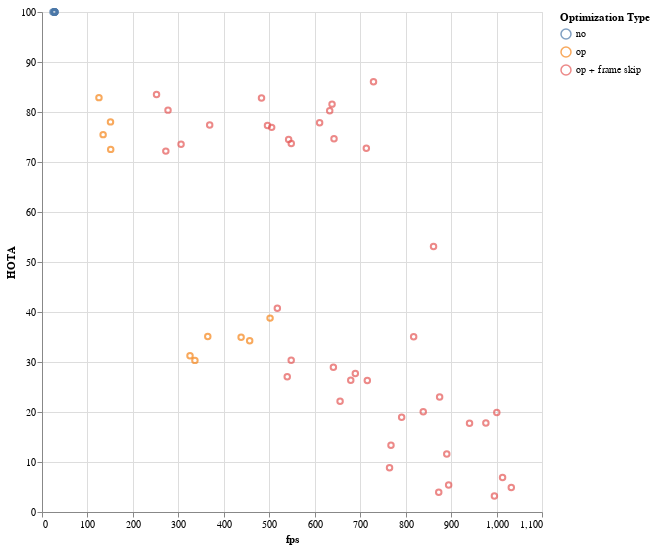

Notebook cell for this chart:
### Code cell
alt.Chart(alt.Data(values=benchmark_data)).mark_point().encode(
    x=alt.X('fps:Q', title='fps'),
    y=alt.Y('AssA:Q', title='HOTA'),
    color=alt.Color('opt_type:N', title='Optimization Type'),
    tooltip=[
        alt.Tooltip('expr:N', title='Expression'),
        alt.Tooltip('time:Q', title='Runtime (ms)'),
        alt.Tooltip('fps:Q', title='FPS'),
        alt.Tooltip('AssA:Q', title='AssA'),
        alt.Tooltip('HOTA:Q', title='HOTA'),
    ],
).properties(
    width=500,
    height=500,
)

### Figure 1 — Vega-Lite specification as saved in the notebook (floating-point values rounded to 4 significant figures)
{"config": {"view": {"continuousWidth": 300, "continuousHeight": 300}}, "data": {"values": [{"time": 36.59, "fps": 27.99, "frames": 1024, "HOTA": "100", "DetA": "100", "AssA": "100", "DetRe": "100", "DetPr": "100", "AssRe": "100", "AssPr": "100", "LocA": "100", "OWTA": "100", "HOTA(0)": "100", "LocA(0)": "100", "HOTALocA(0)": "100", "Dets": "763", "GT_Dets": "763", "IDs": "2339", "GT_IDs": "2339", "expr": "no_op_0.mp4", "opt_type": "no"}, {"time": 37.84, "fps": 27.06, "frames": 1024, "HOTA": "100", "DetA": "100", "AssA": "100", "DetRe": "100", "DetPr": "100", "AssRe": "100", "AssPr": "100", "LocA": "100", "OWTA": "100", "HOTA(0)": "100", "LocA(0)": "100", "HOTALocA(0)": "100", "Dets": "9796", "GT_Dets": "9796", "IDs": "1370", "GT_IDs": "1370", "expr": "no_op_1.mp4", "opt_type": "no"}, {"time": 37.17, "fps": 27.55, "frames": 1024, "HOTA": "100", "DetA": "100", "AssA": "100", "DetRe": "100", "DetPr": "100", "AssRe": "100", "AssPr": "100", "LocA": "100", "OWTA": "100", "HOTA(0)": "100", "LocA(0)": "100", "HOTALocA(0)": "100", "Dets": "8803", "GT_Dets": "8803", "IDs": "749", "GT_IDs": "749", "expr": "no_op_2.mp4", "opt_type": "no"}, {"time": 35.85, "fps": 28.56, "frames": 1024, "HOTA": "100", "DetA": "100", "AssA": "100", "DetRe": "100", "DetPr": "100", "AssRe": "100", "AssPr": "100", "LocA": "100", "OWTA": "100", "HOTA(0)": "100", "LocA(0)": "100", "HOTALocA(0)": "100", "Dets": "218", "GT_Dets": "218", "IDs": "6", "GT_IDs": "6", "expr": "no_op_3.mp4", "opt_type": "no"}, {"time": 36.45, "fps": 28.09, "frames": 1024, "HOTA": "100", "DetA": "100", "AssA": "100", "DetRe": "100", "DetPr": "100", "AssRe": "100", "AssPr": "100", "LocA": "100", "OWTA": "100", "HOTA(0)": "100", "LocA(0)": "100", "HOTALocA(0)": "100", "Dets": "1668", "GT_Dets": "1668", "IDs": "93", "GT_IDs": "93", "expr": "no_op_4.mp4", "opt_type": "no"}, {"time": 36.46, "fps": 28.09, "frames": 1024, "HOTA": "100", "DetA": "100", "AssA": "100", "DetRe": "100", "DetPr": "100", "AssRe": "100", "AssPr": "100", "LocA": "100", "OWTA": "100", "HOTA(0)": "100", "LocA(0)": "100", "HOTALocA(0)": "100", "Dets": "1398", "GT_Dets": "1398", "IDs": "493", "GT_IDs": "493", "expr": "no_op_5.mp4", "opt_type": "no"}, {"time": 38.39, "fps": 26.67, "frames": 1024, "HOTA": "100", "DetA": "100", "AssA": "100", "DetRe": "100", "DetPr": "100", "AssRe": "100", "AssPr": "100", "LocA": "100", "OWTA": "100", "HOTA(0)": "100", "LocA(0)": "100", "HOTALocA(0)": "100", "Dets": "10754", "GT_Dets": "10754", "IDs": "1840", "GT_IDs": "1840", "expr": "no_op_6.mp4", "opt_type": "no"}, {"time": 37.5, "fps": 27.31, "frames": 1024, "HOTA": "100", "DetA": "100", "AssA": "100", "DetRe": "100", "DetPr": "100", "AssRe": "100", "AssPr": "100", "LocA": "100", "OWTA": "100", "HOTA(0)": "100", "LocA(0)": "100", "HOTALocA(0)": "100", "Dets": "3214", "GT_Dets": "3214", "IDs": "2226", "GT_IDs": "2226", "expr": "no_op_7.mp4", "opt_type": "no"}, {"time": 42.56, "fps": 24.06, "frames": 1024, "HOTA": "100", "DetA": "100", "AssA": "100", "DetRe": "100", "DetPr": "100", "AssRe": "100", "AssPr": "100", "LocA": "100", "OWTA": "100", "HOTA(0)": "100", "LocA(0)": "100", "HOTALocA(0)": "100", "Dets": "1891", "GT_Dets": "1891", "IDs": "1030", "GT_IDs": "1030", "expr": "no_op_8.mp4", "opt_type": "no"}, {"time": 37.91, "fps": 27.01, "frames": 1024, "HOTA": "100", "DetA": "100", "AssA": "100", "DetRe": "100", "DetPr": "100", "AssRe": "100", "AssPr": "100", "LocA": "100", "OWTA": "100", "HOTA(0)": "100", "LocA(0)": "100", "HOTALocA(0)": "100", "Dets": "10201", "GT_Dets": "10201", "IDs": "2613", "GT_IDs": "2613", "expr": "no_op_9.mp4", "opt_type": "no"}, {"time": 2.241, "fps": 456.9, "frames": 1024, "HOTA": "38.866", "DetA": "45.575", "AssA": "34.27", "DetRe": "49.465", "DetPr": "73.002", "AssRe": "42.516", "AssPr": "68.686", "LocA": "80.246", "OWTA": "40.728", "HOTA(0)": "49.855", "LocA(0)": "75.021", "HOTALocA(0)": "37.402", "Dets": "517", "GT_Dets": "763", "IDs": "2378", "GT_IDs": "2339", "expr": "op_0.mp4", "opt_type": "op"}, {"time": 1.023, "fps": 1001.0, "frames": 1024, "HOTA": "5.2638", "DetA": "3.4299", "AssA": "19.88", "DetRe": "3.5596", "DetPr": "40.377", "AssRe": "20.759", "AssPr": "61.318", "LocA": "72.256", "OWTA": "5.383", "HOTA(0)": "9.4262", "LocA(0)": "47.132", "HOTALocA(0)": "4.4427", "Dets": "67", "GT_Dets": "763", "IDs": "2534", "GT_IDs": "2339", "expr": "op_0.mp4_isr_16", "opt_type": "op + frame skip"}, {"time": 1.508, "fps": 679.3, "frames": 1024, "HOTA": "31.619", "DetA": "38.6", "AssA": "26.372", "DetRe": "45.734", "DetPr": "58.614", "AssRe": "31.156", "AssPr": "70.552", "LocA": "75.804", "OWTA": "34.579", "HOTA(0)": "45.469", "LocA(0)": "67.809", "HOTALocA(0)": "30.832", "Dets": "593", "GT_Dets": "763", "IDs": "2423", "GT_IDs": "2339", "expr": "op_0.mp4_isr_2", "opt_type": "op + frame skip"}, {"time": 1.294, "fps": 791.3, "frames": 1024, "HOTA": "16.051", "DetA": "19.68", "AssA": "18.938", "DetRe": "22.931", "DetPr": "49.431", "AssRe": "19.951", "AssPr": "74.278", "LocA": "74.74", "OWTA": "17.407", "HOTA(0)": "23.48", "LocA(0)": "63.523", "HOTALocA(0)": "14.915", "Dets": "347", "GT_Dets": "763", "IDs": "2474", "GT_IDs": "2339", "expr": "op_0.mp4_isr_4", "opt_type": "op + frame skip"}, {"time": 1.15, "fps": 890.5, "frames": 1024, "HOTA": "10.186", "DetA": "9.5779", "AssA": "11.601", "DetRe": "10.386", "DetPr": "46.216", "AssRe": "12.234", "AssPr": "61.232", "LocA": "72.773", "OWTA": "10.642", "HOTA(0)": "15.728", "LocA(0)": "56.364", "HOTALocA(0)": "8.865", "Dets": "169", "GT_Dets": "763", "IDs": "2515", "GT_IDs": "2339", "expr": "op_0.mp4_isr_8", "opt_type": "op + frame skip"}, {"time": 8.172, "fps": 125.3, "frames": 1024, "HOTA": "67.77", "DetA": "55.779", "AssA": "82.873", "DetRe": "63.985", "DetPr": "75.837", "AssRe": "84.998", "AssPr": "91.173", "LocA": "87.43", "OWTA": "72.734", "HOTA(0)": "79.815", "LocA(0)": "79.783", "HOTALocA(0)": "63.679", "Dets": "8265", "GT_Dets": "9796", "IDs": "1481", "GT_IDs": "1370", "expr": "op_1.mp4", "opt_type": "op"}, {"time": 1.887, "fps": 542.6, "frames": 1024, "HOTA": "62.537", "DetA": "52.665", "AssA": "74.512", "DetRe": "54.501", "DetPr": "86.953", "AssRe": "75.96", "AssPr": "91.312", "LocA": "88.198", "OWTA": "63.694", "HOTA(0)": "70.597", "LocA(0)": "85.803", "HOTALocA(0)": "60.574", "Dets": "6120", "GT_Dets": "9796", "IDs": "1730", "GT_IDs": "1370", "expr": "op_1.mp4_isr_16", "opt_type": "op + frame skip"}, {"time": 4.064, "fps": 252.0, "frames": 1024, "HOTA": "67.393", "DetA": "54.71", "AssA": "83.519", "DetRe": "62.511", "DetPr": "75.897", "AssRe": "85.749", "AssPr": "90.711", "LocA": "87.289", "OWTA": "72.179", "HOTA(0)": "80.022", "LocA(0)": "78.841", "HOTALocA(0)": "63.09", "Dets": "8060", "GT_Dets": "9796", "IDs": "1573", "GT_IDs": "1370", "expr": "op_1.mp4_isr_2", "opt_type": "op + frame skip"}, {"time": 2.776, "fps": 368.9, "frames": 1024, "HOTA": "64.851", "DetA": "54.659", "AssA": "77.38", "DetRe": "60.351", "DetPr": "79.33", "AssRe": "79.22", "AssPr": "90.967", "LocA": "87.552", "OWTA": "68.272", "HOTA(0)": "76.148", "LocA(0)": "79.858", "HOTALocA(0)": "60.811", "Dets": "7428", "GT_Dets": "9796", "IDs": "1641", "GT_IDs": "1370", "expr": "op_1.mp4_isr_4", "opt_type": "op + frame skip"}, {"time": 2.027, "fps": 505.3, "frames": 1024, "HOTA": "64.638", "DetA": "54.54", "AssA": "76.926", "DetRe": "57.607", "DetPr": "84.494", "AssRe": "78.511", "AssPr": "91.113", "LocA": "87.845", "OWTA": "66.53", "HOTA(0)": "74.067", "LocA(0)": "83.461", "HOTALocA(0)": "61.817", "Dets": "6657", "GT_Dets": "9796", "IDs": "1690", "GT_IDs": "1370", "expr": "op_1.mp4_isr_8", "opt_type": "op + frame skip"}, {"time": 6.774, "fps": 151.2, "frames": 1024, "HOTA": "50.314", "DetA": "36.045", "AssA": "72.525", "DetRe": "38.444", "DetPr": "76.359", "AssRe": "74.189", "AssPr": "91.161", "LocA": "83.462", "OWTA": "52.224", "HOTA(0)": "60.782", "LocA(0)": "78.342", "HOTALocA(0)": "47.618", "Dets": "4432", "GT_Dets": "8803", "IDs": "799", "GT_IDs": "749", "expr": "op_2.mp4", "opt_type": "op"}, {"time": 1.594, "fps": 642.4, "frames": 1024, "HOTA": "42.649", "DetA": "25.102", "AssA": "74.636", "DetRe": "25.992", "DetPr": "80.46", "AssRe": "75.967", "AssPr": "92.503", "LocA": "85.09", "OWTA": "43.549", "HOTA(0)": "48.606", "LocA(0)": "81.023", "HOTALocA(0)": "39.382", "Dets": "2835", "GT_Dets": "8803", "IDs": "966", "GT_IDs": "749", "expr": "op_2.mp4_isr_16", "opt_type": "op + frame skip"}, {"time": 3.347, "fps": 305.9, "frames": 1024, "HOTA": "48.932", "DetA": "33.603", "AssA": "73.555", "DetRe": "35.633", "DetPr": "76.634", "AssRe": "75.412", "AssPr": "88.885", "LocA": "83.446", "OWTA": "50.631", "HOTA(0)": "59.163", "LocA(0)": "78.639", "HOTALocA(0)": "46.525", "Dets": "4089", "GT_Dets": "8803", "IDs": "846", "GT_IDs": "749", "expr": "op_2.mp4_isr_2", "opt_type": "op + frame skip"}, {"time": 1.867, "fps": 548.4, "frames": 1024, "HOTA": "47.279", "DetA": "31.189", "AssA": "73.696", "DetRe": "33.028", "DetPr": "76.66", "AssRe": "75.295", "AssPr": "91.091", "LocA": "84.017", "OWTA": "48.847", "HOTA(0)": "56.396", "LocA(0)": "79.634", "HOTALocA(0)": "44.91", "Dets": "3781", "GT_Dets": "8803", "IDs": "891", "GT_IDs": "749", "expr": "op_2.mp4_isr_4", "opt_type": "op + frame skip"}, {"time": 1.605, "fps": 638.1, "frames": 1024, "HOTA": "46.524", "DetA": "27.078", "AssA": "81.575", "DetRe": "28.431", "DetPr": "77.392", "AssRe": "83.276", "AssPr": "91.348", "LocA": "84.371", "OWTA": "47.811", "HOTA(0)": "55.737", "LocA(0)": "79.166", "HOTALocA(0)": "44.125", "Dets": "3224", "GT_Dets": "8803", "IDs": "931", "GT_IDs": "749", "expr": "op_2.mp4_isr_8", "opt_type": "op + frame skip"}, {"time": 2.041, "fps": 501.8, "frames": 1024, "HOTA": "45.105", "DetA": "53.126", "AssA": "38.776", "DetRe": "56.53", "DetPr": "77.282", "AssRe": "46.57", "AssPr": "69.571", "LocA": "81.454", "OWTA": "46.723", "HOTA(0)": "57.274", "LocA(0)": "77.027", "HOTALocA(0)": "44.117", "Dets": "158", "GT_Dets": "218", "IDs": "14", "GT_IDs": "6", "expr": "op_3.mp4", "opt_type": "op"}, {"time": 0.9918, "fps": 1032.0, "frames": 1024, "HOTA": "3.7446", "DetA": "2.9437", "AssA": "4.8846", "DetRe": "2.9525", "DetPr": "72.632", "AssRe": "4.8846", "AssPr": "89.474", "LocA": "77.145", "OWTA": "3.7482", "HOTA(0)": "5.4729", "LocA(0)": "71.444", "HOTALocA(0)": "3.9101", "Dets": "5", "GT_Dets": "218", "IDs": "51", "GT_IDs": "6", "expr": "op_3.mp4_isr_16", "opt_type": "op + frame skip"}, {"time": 1.189, "fps": 861.4, "frames": 1024, "HOTA": "51.127", "DetA": "49.473", "AssA": "53.112", "DetRe": "52.509", "DetPr": "74.765", "AssRe": "55.829", "AssPr": "76.791", "LocA": "79.356", "OWTA": "52.765", "HOTA(0)": "68.017", "LocA(0)": "73.981", "HOTALocA(0)": "50.32", "Dets": "151", "GT_Dets": "218", "IDs": "25", "GT_IDs": "6", "expr": "op_3.mp4_isr_2", "opt_type": "op + frame skip"}, {"time": 1.049, "fps": 976.5, "frames": 1024, "HOTA": "21.433", "DetA": "25.906", "AssA": "17.815", "DetRe": "26.471", "DetPr": "79.025", "AssRe": "18.02", "AssPr": "82.82", "LocA": "81.517", "OWTA": "21.691", "HOTA(0)": "26.76", "LocA(0)": "77.736", "HOTALocA(0)": "20.802", "Dets": "68", "GT_Dets": "218", "IDs": "37", "GT_IDs": "6", "expr": "op_3.mp4_isr_4", "opt_type": "op + frame skip"}, {"time": 1.011, "fps": 1013.0, "frames": 1024, "HOTA": "7.9575", "DetA": "9.2676", "AssA": "6.8845", "DetRe": "9.3448", "DetPr": "80.805", "AssRe": "6.8924", "AssPr": "97.046", "LocA": "83.003", "OWTA": "7.9928", "HOTA(0)": "9.5064", "LocA(0)": "79.495", "HOTALocA(0)": "7.5571", "Dets": "17", "GT_Dets": "218", "IDs": "46", "GT_IDs": "6", "expr": "op_3.mp4_isr_8", "opt_type": "op + frame skip"}, {"time": 2.808, "fps": 364.7, "frames": 1024, "HOTA": "39.424", "DetA": "44.876", "AssA": "35.093", "DetRe": "48.667", "DetPr": "72.07", "AssRe": "39.857", "AssPr": "73.058", "LocA": "79.358", "OWTA": "41.2", "HOTA(0)": "52.98", "LocA(0)": "73.089", "HOTALocA(0)": "38.723", "Dets": "1125", "GT_Dets": "1668", "IDs": "148", "GT_IDs": "93", "expr": "op_4.mp4", "opt_type": "op"}, {"time": 1.145, "fps": 894.6, "frames": 1024, "HOTA": "6.1525", "DetA": "7.0299", "AssA": "5.4222", "DetRe": "7.5207", "DetPr": "41.171", "AssRe": "6.9265", "AssPr": "38.562", "LocA": "70.44", "OWTA": "6.3655", "HOTA(0)": "14.983", "LocA(0)": "44.637", "HOTALocA(0)": "6.6878", "Dets": "293", "GT_Dets": "1668", "IDs": "390", "GT_IDs": "93", "expr": "op_4.mp4_isr_16", "opt_type": "op + frame skip"}, {"time": 1.868, "fps": 548.2, "frames": 1024, "HOTA": "32.322", "DetA": "35.379", "AssA": "30.334", "DetRe": "40.211", "DetPr": "62.224", "AssRe": "32.686", "AssPr": "72.929", "LocA": "76.801", "OWTA": "34.668", "HOTA(0)": "44.857", "LocA(0)": "68.451", "HOTALocA(0)": "30.706", "Dets": "1065", "GT_Dets": "1668", "IDs": "209", "GT_IDs": "93", "expr": "op_4.mp4_isr_2", "opt_type": "op + frame skip"}, {"time": 1.561, "fps": 655.8, "frames": 1024, "HOTA": "23.228", "DetA": "25.447", "AssA": "22.128", "DetRe": "31.595", "DetPr": "48.576", "AssRe": "23.938", "AssPr": "65.819", "LocA": "75.329", "OWTA": "26.053", "HOTA(0)": "32.367", "LocA(0)": "63.354", "HOTALocA(0)": "20.506", "Dets": "1081", "GT_Dets": "1668", "IDs": "278", "GT_IDs": "93", "expr": "op_4.mp4_isr_4", "opt_type": "op + frame skip"}, {"time": 1.339, "fps": 764.6, "frames": 1024, "HOTA": "10.189", "DetA": "12.316", "AssA": "8.8381", "DetRe": "14.351", "DetPr": "38.849", "AssRe": "9.888", "AssPr": "50.387", "LocA": "71.357", "OWTA": "11.052", "HOTA(0)": "18.112", "LocA(0)": "50.733", "HOTALocA(0)": "9.1886", "Dets": "611", "GT_Dets": "1668", "IDs": "353", "GT_IDs": "93", "expr": "op_4.mp4_isr_8", "opt_type": "op + frame skip"}, {"time": 2.338, "fps": 438.1, "frames": 1024, "HOTA": "22.803", "DetA": "15.142", "AssA": "34.953", "DetRe": "17.745", "DetPr": "42.303", "AssRe": "40.526", "AssPr": "69.077", "LocA": "72.177", "OWTA": "24.753", "HOTA(0)": "38.147", "LocA(0)": "54.613", "HOTALocA(0)": "20.833", "Dets": "586", "GT_Dets": "1398", "IDs": "571", "GT_IDs": "493", "expr": "op_5.mp4", "opt_type": "op"}, {"time": 1.029, "fps": 995.3, "frames": 1024, "HOTA": "1.344", "DetA": "0.59491", "AssA": "3.2022", "DetRe": "0.5969", "DetPr": "55.466", "AssRe": "3.2022", "AssPr": "94.737", "LocA": "77.086", "OWTA": "1.3465", "HOTA(0)": "1.9171", "LocA(0)": "59.119", "HOTALocA(0)": "1.1334", "Dets": "13", "GT_Dets": "1398", "IDs": "707", "GT_IDs": "493", "expr": "op_5.mp4_isr_16", "opt_type": "op + frame skip"}, {"time": 1.486, "fps": 689.3, "frames": 1024, "HOTA": "16.633", "DetA": "10.061", "AssA": "27.706", "DetRe": "10.678", "DetPr": "52.52", "AssRe": "31.256", "AssPr": "72.695", "LocA": "74.228", "OWTA": "17.151", "HOTA(0)": "24.944", "LocA(0)": "63.251", "HOTALocA(0)": "15.777", "Dets": "282", "GT_Dets": "1398", "IDs": "629", "GT_IDs": "493", "expr": "op_5.mp4_isr_2", "opt_type": "op + frame skip"}, {"time": 1.252, "fps": 817.6, "frames": 1024, "HOTA": "13.162", "DetA": "4.9468", "AssA": "35.051", "DetRe": "5.0127", "DetPr": "63.786", "AssRe": "36.017", "AssPr": "83.913", "LocA": "75.431", "OWTA": "13.251", "HOTA(0)": "19.292", "LocA(0)": "64.87", "HOTALocA(0)": "12.515", "Dets": "109", "GT_Dets": "1398", "IDs": "670", "GT_IDs": "493", "expr": "op_5.mp4_isr_4", "opt_type": "op + frame skip"}, {"time": 1.089, "fps": 940.6, "frames": 1024, "HOTA": "6.3452", "DetA": "2.8657", "AssA": "17.734", "DetRe": "2.8991", "DetPr": "55.848", "AssRe": "22.75", "AssPr": "82.134", "LocA": "73.032", "OWTA": "6.3895", "HOTA(0)": "9.6316", "LocA(0)": "58.833", "HOTALocA(0)": "5.6665", "Dets": "72", "GT_Dets": "1398", "IDs": "694", "GT_IDs": "493", "expr": "op_5.mp4_isr_8", "opt_type": "op + frame skip"}, {"time": 7.615, "fps": 134.5, "frames": 1024, "HOTA": "41.596", "DetA": "23.519", "AssA": "75.473", "DetRe": "26.167", "DetPr": "64.719", "AssRe": "78.089", "AssPr": "91.559", "LocA": "83.491", "OWTA": "44.031", "HOTA(0)": "50.391", "LocA(0)": "75.342", "HOTALocA(0)": "37.965", "Dets": "4348", "GT_Dets": "10754", "IDs": "1950", "GT_IDs": "1840", "expr": "op_6.mp4", "opt_type": "op"}, {"time": 1.435, "fps": 713.5, "frames": 1024, "HOTA": "34.496", "DetA": "16.632", "AssA": "72.767", "DetRe": "17.019", "DetPr": "82.555", "AssRe": "74.18", "AssPr": "92.504", "LocA": "86.764", "OWTA": "34.953", "HOTA(0)": "37.938", "LocA(0)": "82.982", "HOTALocA(0)": "31.481", "Dets": "2210", "GT_Dets": "10754", "IDs": "2204", "GT_IDs": "1840", "expr": "op_6.mp4_isr_16", "opt_type": "op + frame skip"}, {"time": 3.693, "fps": 277.2, "frames": 1024, "HOTA": "40.694", "DetA": "21.035", "AssA": "80.375", "DetRe": "23.364", "DetPr": "63.184", "AssRe": "83.026", "AssPr": "91.206", "LocA": "83.891", "OWTA": "43.012", "HOTA(0)": "49.115", "LocA(0)": "76.076", "HOTALocA(0)": "37.365", "Dets": "3964", "GT_Dets": "10754", "IDs": "2042", "GT_IDs": "1840", "expr": "op_6.mp4_isr_2", "opt_type": "op + frame skip"}, {"time": 2.12, "fps": 482.9, "frames": 1024, "HOTA": "40.67", "DetA": "20.3", "AssA": "82.801", "DetRe": "22.206", "DetPr": "65.524", "AssRe": "85.249", "AssPr": "91.237", "LocA": "84.226", "OWTA": "42.636", "HOTA(0)": "48.947", "LocA(0)": "77.644", "HOTALocA(0)": "38.005", "Dets": "3633", "GT_Dets": "10754", "IDs": "2115", "GT_IDs": "1840", "expr": "op_6.mp4_isr_4", "opt_type": "op + frame skip"}, {"time": 1.677, "fps": 610.8, "frames": 1024, "HOTA": "37.247", "DetA": "18.141", "AssA": "77.845", "DetRe": "18.827", "DetPr": "77.653", "AssRe": "79.617", "AssPr": "91.865", "LocA": "85.701", "OWTA": "38.02", "HOTA(0)": "41.696", "LocA(0)": "81.231", "HOTALocA(0)": "33.87", "Dets": "2599", "GT_Dets": "10754", "IDs": "2170", "GT_IDs": "1840", "expr": "op_6.mp4_isr_8", "opt_type": "op + frame skip"}, {"time": 3.145, "fps": 325.6, "frames": 1024, "HOTA": "29.619", "DetA": "28.408", "AssA": "31.267", "DetRe": "29.951", "DetPr": "71.735", "AssRe": "34.905", "AssPr": "75.443", "LocA": "78.811", "OWTA": "30.497", "HOTA(0)": "39.089", "LocA(0)": "71.261", "HOTALocA(0)": "27.855", "Dets": "1339", "GT_Dets": "3214", "IDs": "2257", "GT_IDs": "2226", "expr": "op_7.mp4", "opt_type": "op"}, {"time": 1.171, "fps": 874.8, "frames": 1024, "HOTA": "14.461", "DetA": "9.0952", "AssA": "23.001", "DetRe": "9.1508", "DetPr": "82.714", "AssRe": "23.396", "AssPr": "84.297", "LocA": "84.061", "OWTA": "14.506", "HOTA(0)": "17.553", "LocA(0)": "81.47", "HOTALocA(0)": "14.3", "Dets": "334", "GT_Dets": "3214", "IDs": "2318", "GT_IDs": "2226", "expr": "op_7.mp4_isr_16", "opt_type": "op + frame skip"}, {"time": 1.978, "fps": 517.7, "frames": 1024, "HOTA": "32.836", "DetA": "26.554", "AssA": "40.755", "DetRe": "27.648", "DetPr": "72.461", "AssRe": "42.915", "AssPr": "75.858", "LocA": "78.114", "OWTA": "33.552", "HOTA(0)": "45.076", "LocA(0)": "71.532", "HOTALocA(0)": "32.244", "Dets": "1200", "GT_Dets": "3214", "IDs": "2275", "GT_IDs": "2226", "expr": "op_7.mp4_isr_2", "opt_type": "op + frame skip"}, {"time": 1.431, "fps": 715.7, "frames": 1024, "HOTA": "20.98", "DetA": "16.945", "AssA": "26.305", "DetRe": "17.365", "DetPr": "77.228", "AssRe": "27.534", "AssPr": "78.164", "LocA": "81.673", "OWTA": "21.27", "HOTA(0)": "25.496", "LocA(0)": "76.073", "HOTALocA(0)": "19.395", "Dets": "704", "GT_Dets": "3214", "IDs": "2291", "GT_IDs": "2226", "expr": "op_7.mp4_isr_4", "opt_type": "op + frame skip"}, {"time": 1.221, "fps": 838.8, "frames": 1024, "HOTA": "18.279", "DetA": "16.746", "AssA": "20.032", "DetRe": "16.978", "DetPr": "81.227", "AssRe": "20.949", "AssPr": "78.718", "LocA": "82.807", "OWTA": "18.419", "HOTA(0)": "22.317", "LocA(0)": "79.763", "HOTALocA(0)": "17.801", "Dets": "621", "GT_Dets": "3214", "IDs": "2304", "GT_IDs": "2226", "expr": "op_7.mp4_isr_8", "opt_type": "op + frame skip"}, {"time": 3.044, "fps": 336.4, "frames": 1024, "HOTA": "20.857", "DetA": "14.789", "AssA": "30.325", "DetRe": "16.185", "DetPr": "51.611", "AssRe": "36.92", "AssPr": "69.957", "LocA": "73.204", "OWTA": "21.908", "HOTA(0)": "33.776", "LocA(0)": "55.595", "HOTALocA(0)": "18.778", "Dets": "593", "GT_Dets": "1891", "IDs": "1105", "GT_IDs": "1030", "expr": "op_8.mp4", "opt_type": "op"}, {"time": 1.173, "fps": 872.8, "frames": 1024, "HOTA": "1.9776", "DetA": "1.0243", "AssA": "3.9351", "DetRe": "1.0384", "DetPr": "37.626", "AssRe": "4.7783", "AssPr": "57.714", "LocA": "74.224", "OWTA": "1.9915", "HOTA(0)": "4.1063", "LocA(0)": "50.405", "HOTALocA(0)": "2.0698", "Dets": "47", "GT_Dets": "1891", "IDs": "1270", "GT_IDs": "1030", "expr": "op_8.mp4_isr_16", "opt_type": "op + frame skip"}, {"time": 1.898, "fps": 539.5, "frames": 1024, "HOTA": "16.176", "DetA": "10.1", "AssA": "27.028", "DetRe": "10.824", "DetPr": "49.897", "AssRe": "30.563", "AssPr": "73.158", "LocA": "73.487", "OWTA": "16.802", "HOTA(0)": "25.382", "LocA(0)": "58.008", "HOTALocA(0)": "14.724", "Dets": "410", "GT_Dets": "1891", "IDs": "1169", "GT_IDs": "1030", "expr": "op_8.mp4_isr_2", "opt_type": "op + frame skip"}, {"time": 1.597, "fps": 641.1, "frames": 1024, "HOTA": "13.151", "DetA": "6.3917", "AssA": "28.941", "DetRe": "6.597", "DetPr": "53.284", "AssRe": "32.19", "AssPr": "76.35", "LocA": "72.301", "OWTA": "13.399", "HOTA(0)": "20.804", "LocA(0)": "54.902", "HOTALocA(0)": "11.422", "Dets": "234", "GT_Dets": "1891", "IDs": "1223", "GT_IDs": "1030", "expr": "op_8.mp4_isr_4", "opt_type": "op + frame skip"}, {"time": 1.334, "fps": 767.8, "frames": 1024, "HOTA": "6.7305", "DetA": "3.6058", "AssA": "13.329", "DetRe": "3.7274", "DetPr": "43.75", "AssRe": "13.949", "AssPr": "68.419", "LocA": "72.389", "OWTA": "6.8566", "HOTA(0)": "10.838", "LocA(0)": "50.232", "HOTALocA(0)": "5.4439", "Dets": "160", "GT_Dets": "1891", "IDs": "1255", "GT_IDs": "1030", "expr": "op_8.mp4_isr_8", "opt_type": "op + frame skip"}, {"time": 6.795, "fps": 150.7, "frames": 1024, "HOTA": "42.995", "DetA": "24.273", "AssA": "78.023", "DetRe": "27", "DetPr": "65.346", "AssRe": "80.855", "AssPr": "91.387", "LocA": "83.623", "OWTA": "45.503", "HOTA(0)": "52.465", "LocA(0)": "76.022", "HOTALocA(0)": "39.885", "Dets": "4215", "GT_Dets": "10201", "IDs": "2681", "GT_IDs": "2613", "expr": "op_9.mp4", "opt_type": "op"}, {"time": 1.404, "fps": 729.3, "frames": 1024, "HOTA": "38.292", "DetA": "17.244", "AssA": "86.051", "DetRe": "17.587", "DetPr": "84.559", "AssRe": "87.548", "AssPr": "94.509", "LocA": "87.349", "OWTA": "38.72", "HOTA(0)": "42.127", "LocA(0)": "84.251", "HOTALocA(0)": "35.493", "Dets": "2116", "GT_Dets": "10201", "IDs": "2906", "GT_IDs": "2613", "expr": "op_9.mp4_isr_16", "opt_type": "op + frame skip"}, {"time": 3.759, "fps": 272.4, "frames": 1024, "HOTA": "41.111", "DetA": "24.227", "AssA": "72.177", "DetRe": "26.492", "DetPr": "68.132", "AssRe": "74.176", "AssPr": "91.529", "LocA": "83.531", "OWTA": "43.178", "HOTA(0)": "48.732", "LocA(0)": "75.905", "HOTALocA(0)": "36.99", "Dets": "3963", "GT_Dets": "10201", "IDs": "2742", "GT_IDs": "2613", "expr": "op_9.mp4_isr_2", "opt_type": "op + frame skip"}, {"time": 2.064, "fps": 496.1, "frames": 1024, "HOTA": "39.638", "DetA": "20.985", "AssA": "77.291", "DetRe": "22.696", "DetPr": "68.035", "AssRe": "79.276", "AssPr": "91.866", "LocA": "83.737", "OWTA": "41.377", "HOTA(0)": "46.194", "LocA(0)": "76.343", "HOTALocA(0)": "35.266", "Dets": "3394", "GT_Dets": "10201", "IDs": "2812", "GT_IDs": "2613", "expr": "op_9.mp4_isr_4", "opt_type": "op + frame skip"}, {"time": 1.618, "fps": 633.0, "frames": 1024, "HOTA": "38.226", "DetA": "18.571", "AssA": "80.241", "DetRe": "19.231", "DetPr": "78.831", "AssRe": "81.923", "AssPr": "93.199", "LocA": "85.952", "OWTA": "38.981", "HOTA(0)": "42.734", "LocA(0)": "80.489", "HOTALocA(0)": "34.396", "Dets": "2482", "GT_Dets": "10201", "IDs": "2870", "GT_IDs": "2613", "expr": "op_9.mp4_isr_8", "opt_type": "op + frame skip"}]}, "mark": {"type": "point"}, "encoding": {"color": {"field": "opt_type", "title": "Optimization Type", "type": "nominal"}, "tooltip": [{"field": "expr", "title": "Expression", "type": "nominal"}, {"field": "time", "title": "Runtime (ms)", "type": "quantitative"}, {"field": "fps", "title": "FPS", "type": "quantitative"}, {"field": "AssA", "title": "AssA", "type": "quantitative"}, {"field": "HOTA", "title": "HOTA", "type": "quantitative"}], "x": {"field": "fps", "title": "fps", "type": "quantitative"}, "y": {"field": "AssA", "title": "HOTA", "type": "quantitative"}}, "height": 500, "width": 500, "$schema": "https://vega.github.io/schema/vega-lite/v5.20.1.json"}
